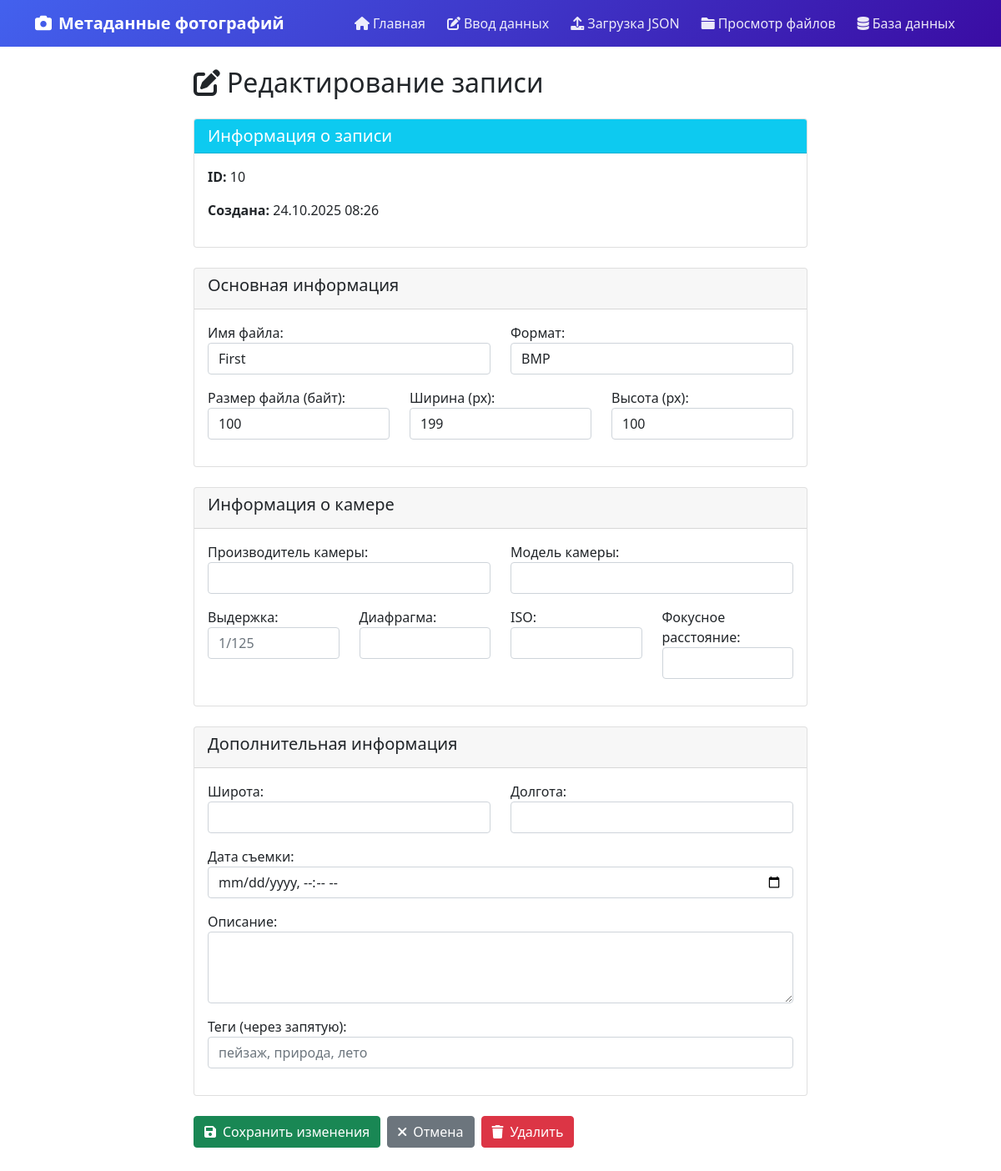
The app's page /edit/10/ with its own data.
### photo_metadata/models.py (models this page shows, shortened)
class PhotoMetadata(models.Model):
    FORMAT_CHOICES = [
        ('JPEG', 'JPEG'),
        ('PNG', 'PNG'),
        ('GIF', 'GIF'),
        ('BMP', 'BMP'),
        ('TIFF', 'TIFF'),
    ]
    filename = models.CharField(max_length=255,unique=True, verbose_name="Имя файла")
    format = models.CharField(max_length=10, choices=FORMAT_CHOICES, verbose_name="Формат")
    file_size = models.PositiveIntegerField(
        verbose_name="Размер файла (байт)",
        validators=[MinValueValidator(1)]
    )
    width = models.PositiveIntegerField(
        verbose_name="Ширина (px)",
        validators=[MinValueValidator(1)]
    )
    height = models.PositiveIntegerField(
        verbose_name="Высота (px)",
        validators=[MinValueValidator(1)]
    )
    camera_make = models.CharField(max_length=100, blank=True, verbose_name="Производитель камеры")
    camera_model = models.CharField(max_length=100, blank=True, verbose_name="Модель камеры")
    exposure_time = models.CharField(max_length=20, blank=True, verbose_name="Выдержка")
    aperture = models.DecimalField(max_digits=3, decimal_places=1, null=True, blank=True, verbose_name="Диафрагма")
    iso = models.PositiveIntegerField(null=True, blank=True, verbose_name="ISO")
    focal_length = models.DecimalField(max_digits=5, decimal_places=1, null=True, blank=True, verbose_name="Фокусное расстояние")
    latitude = models.DecimalField(max_digits=9, decimal_places=6, null=True, blank=True, verbose_name="Широта")
    longitude = models.DecimalField(max_digits=9, decimal_places=6, null=True, blank=True, verbose_name="Долгота")
    created_date = models.DateTimeField(auto_now_add=True, verbose_name="Дата создания записи")
    capture_date = models.DateTimeField(null=True, blank=True, verbose_name="Дата съемки")
    description = models.TextField(blank=True, verbose_name="Описание")
    tags = models.CharField(max_length=500, blank=True, verbose_name="Теги (через запятую)")
    class Meta:
        verbose_name = "Метаданные фотографии"
        verbose_name_plural = "Метаданные фотографий"
        unique_together = ['filename', 'format', 'file_size', 'width', 'height']

### photo_metadata/views.py (the view)
# urls.py: path('edit/<int:record_id>/', views.edit_record, name='edit_record'),
def edit_record(request, record_id):
    record = get_object_or_404(PhotoMetadata, id=record_id)
    if request.method == 'POST':
        form = EditPhotoMetadataForm(request.POST, instance=record)
        if form.is_valid():
            try:
                form.save()
                messages.success(request, 'Запись успешно обновлена!')
                return redirect('database_records')
            except IntegrityError:
                messages.error(request, 'Ошибка: запись с таким именем файла уже существует!')
            except ValidationError as e:
                messages.error(request, f'Ошибка валидации: {e}')
    else:
        form = EditPhotoMetadataForm(instance=record)
    context = {
        'form': form,
        'record': record
    }
    return render(request, 'photo_metadata/edit_record.html', context)

### templates/photo_metadata/edit_record.html (shortened to what this page needs)
{% extends 'base.html' %}
{% block content %}
<div class="row">
    <div class="col-md-8 mx-auto">
        <h2 class="mb-4">
            <i class="fas fa-edit me-2"></i>Редактирование записи
        </h2>
        <div class="card mb-4">
            <div class="card-header bg-info text-white">
                <h5 class="mb-0">Информация о записи</h5>
            </div>
            <div class="card-body">
                <p><strong>ID:</strong> {{ record.id }}</p>
                <p><strong>Создана:</strong> {{ record.created_date|date:"d.m.Y H:i" }}</p>
            </div>
        </div>
        <form method="post" novalidate>
            <div class="card mb-4">
                <div class="card-header">
                    <h5>Основная информация</h5>
                </div>
                <div class="card-body">
                    <div class="row">
                        <div class="col-md-6">
                            <div class="mb-3">
                                {{ form.filename.label_tag }}
                                {{ form.filename }}
                            </div>
                        </div>
                        <div class="col-md-6">
                            <div class="mb-3">
                                {{ form.format.label_tag }}
                                {{ form.format }}
                            </div>
                        </div>
                    </div>
                    <div class="row">
                        <div class="col-md-4">
                            <div class="mb-3">
                                {{ form.file_size.label_tag }}
                                {{ form.file_size }}
                            </div>
                        </div>
                        <div class="col-md-4">
                            <div class="mb-3">
                                {{ form.width.label_tag }}
                                {{ form.width }}
                            </div>
                        </div>
                        <div class="col-md-4">
                            <div class="mb-3">
                                {{ form.height.label_tag }}
                                {{ form.height }}
                            </div>
                        </div>
                    </div>
                </div>
            </div>
            <div class="card mb-4">
                <div class="card-header">
                    <h5>Информация о камере</h5>
                </div>
                <div class="card-body">
                    <div class="row">
                        <div class="col-md-6">
                            <div class="mb-3">
                                {{ form.camera_make.label_tag }}
                                {{ form.camera_make }}
                            </div>
                        </div>
                        <div class="col-md-6">
                            <div class="mb-3">
                                {{ form.camera_model.label_tag }}
                                {{ form.camera_model }}
                            </div>
                        </div>
                    </div>
                    <div class="row">
                        <div class="col-md-3">
                            <div class="mb-3">
                                {{ form.exposure_time.label_tag }}
                                {{ form.exposure_time }}
                            </div>
                        </div>
                        <div class="col-md-3">
                            <div class="mb-3">
                                {{ form.aperture.label_tag }}
                                {{ form.aperture }}
                            </div>
                        </div>
                        <div class="col-md-3">
                            <div class="mb-3">
                                {{ form.iso.label_tag }}
                                {{ form.iso }}
                            </div>
                        </div>
                        <div class="col-md-3">
                            <div class="mb-3">
                                {{ form.focal_length.label_tag }}
                                {{ form.focal_length }}
                            </div>
                        </div>
                    </div>
                </div>
            </div>
            <div class="card mb-4">
                <div class="card-header">
                    <h5>Дополнительная информация</h5>
                </div>
                <div class="card-body">
                    <div class="row">
                        <div class="col-md-6">
                            <div class="mb-3">
                                {{ form.latitude.label_tag }}
                                {{ form.latitude }}
                            </div>
                        </div>
                        <div class="col-md-6">
                            <div class="mb-3">
                                {{ form.longitude.label_tag }}
                                {{ form.longitude }}
                            </div>
                        </div>
                    </div>
                    <div class="mb-3">
                        {{ form.capture_date.label_tag }}
                        {{ form.capture_date }}
                    </div>
                    <div class="mb-3">
                        {{ form.description.label_tag }}
                        {{ form.description }}
                    </div>
                    <div class="mb-3">
                        {{ form.tags.label_tag }}
                        {{ form.tags }}
                    </div>
                </div>
            </div>
            <div class="d-flex gap-2">
                <button type="submit" class="btn btn-success">
                    <i class="fas fa-save me-2"></i>Сохранить изменения
                </button>
                <a href="{% url 'database_records' %}" class="btn btn-secondary">
                    <i class="fas fa-times me-2"></i>Отмена
                </a>
                <a href="{% url 'delete_record' record.id %}" class="btn btn-danger">
                    <i class="fas fa-trash me-2"></i>Удалить
                </a>
            </div>
        </form>
    </div>
</div>
{% endblock %}

### records on screen
PhotoMetadata: id "10", created_date "24.10.2025 08:26", filename "First", format "BMP", file_size "100", width "199", height "100"
